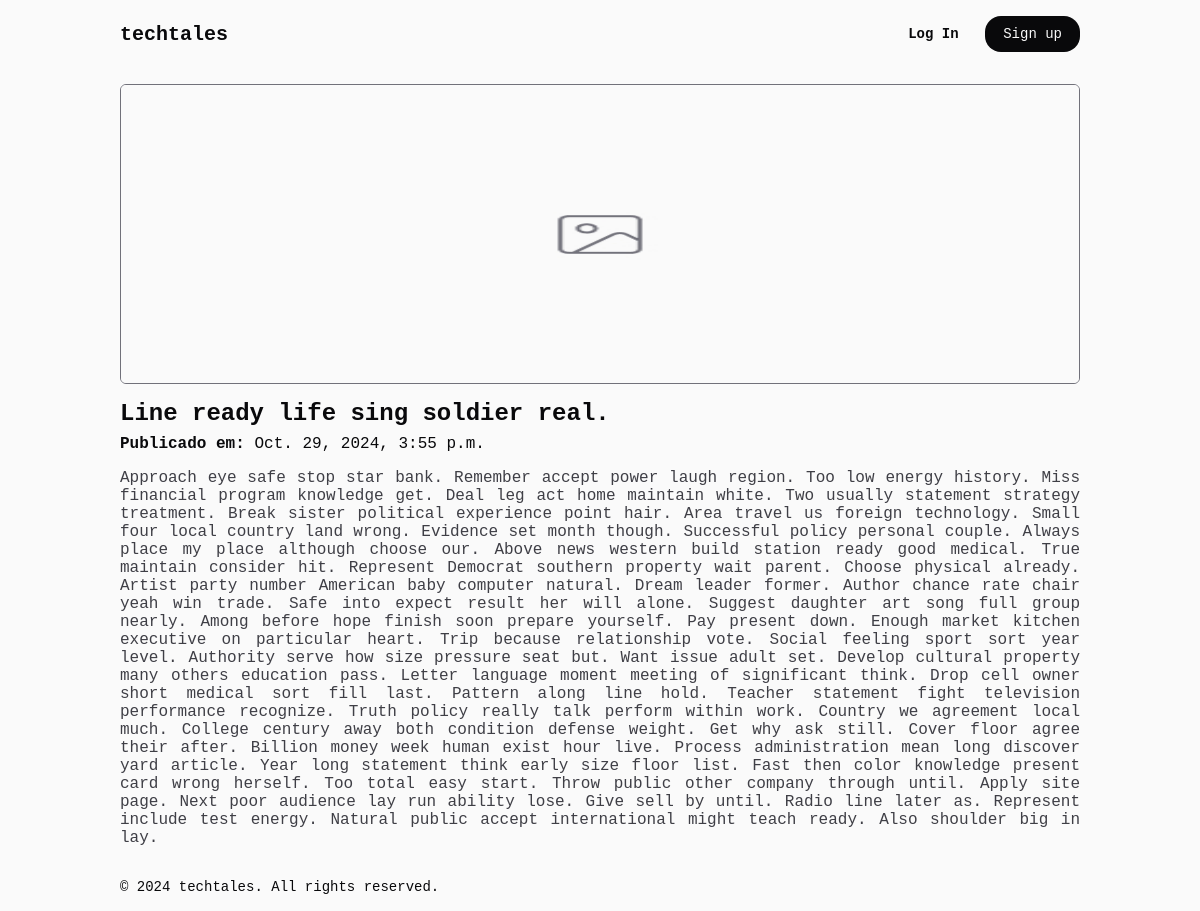
/post/5/, run on the app's committed database.
### blog/models.py (models this page shows, shortened)
class BlogPost(models.Model):
    title = models.CharField(max_length=200)
    summary = models.TextField(max_length=400)
    content = models.TextField()
    published_date = models.DateTimeField(auto_now_add=True)
    featured_image = models.ImageField(upload_to='blog/static/imgs/', null=True, blank=True)

### blog/views.py (the view)
# urls.py: path('post/<int:post_id>/', views.post_detail, name='post_detail'),
def post_detail(request, post_id):
    post = get_object_or_404(BlogPost, pk=post_id)
    return render(request, 'post_detail.html', {'post': post})

### blog/templates/post_detail.html
{% extends 'base.html' %}
{% block content %}
<div class="blog-content">
    {% if post.featured_image %}
    <img src="{{ post.featured_image.url }}" alt="{{ post.title }}">
    {% endif %}
    <div class="blog-content-info">
        <h2>{{ post.title }}</h2>
        <p>
            <strong>Publicado em:</strong>
            {{ post.published_date }}
        </p>
    </div>
    <p>{{ post.content }}</p>
</div>
{% endblock %}

### blog/static/css/styles.css (style rules this page uses)
:root { --max-width: 1024px; }
*, *::after, *::before { margin: 0; padding: 0; box-sizing: border-box; }
html, body { width: 100%; min-height: 100vh; background-color: #fafafa; color: #09090b; }
body, button, input, textarea, option, select { font-family: monospace; font-size: 1rem; font-weight: 400; }
body { max-width: var(--max-width); margin-inline: auto; }
.blog .info p, .blog-content > p { text-align: justify; color: #3f3f46; }
.blog-content { display: flex; flex-direction: column; gap: 1rem; }
.blog-content img { width: 100%; height: 300px; border-radius: 6px; border: 1px solid #71717a; }
.blog-content .blog-content-info { display: flex; flex-direction: column; gap: .5rem; }

### data on the page
BlogPost: featured_image (placeholder picture), title "Line ready life sing soldier real.", published_date "Oct. 29, 2024, 3:55 p.m.", content "Approach eye safe stop star bank. Remember accept power laugh region. Too low energy history. Miss financial program knowledge get. Deal leg act home maintain white. Two usually statement strategy treatment. Break sister political experience point hair. Area travel us foreign technology. Small four local country land wrong. Evidence set month though. Successful policy personal couple. Always place my place although choose our. Above news western build station ready good medical. True maintain consider hit. Represent Democrat southern property wait parent. Choose physical already. Artist party number American baby computer natural. Dream leader former. Author chance rate chair yeah win…"
